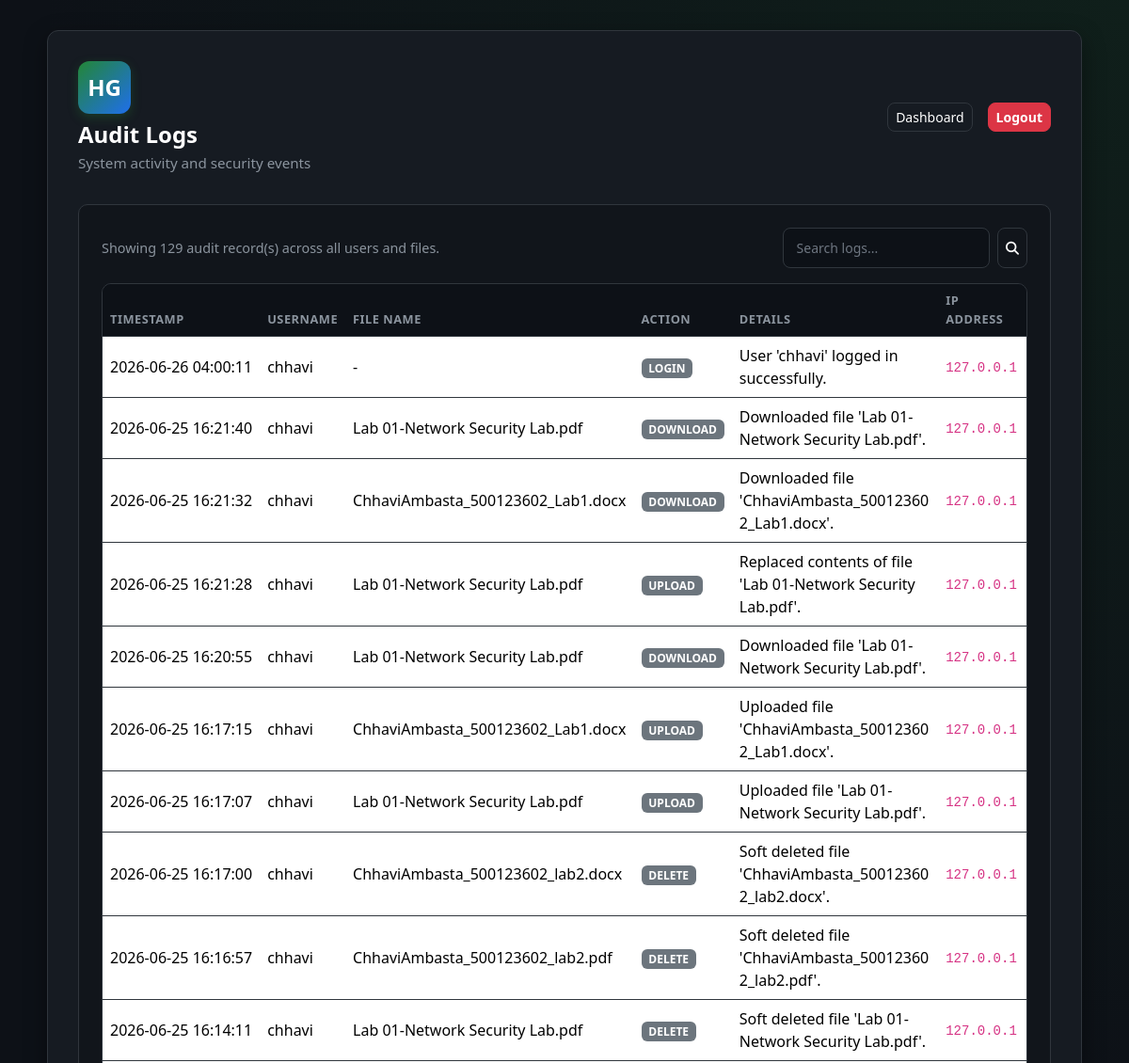
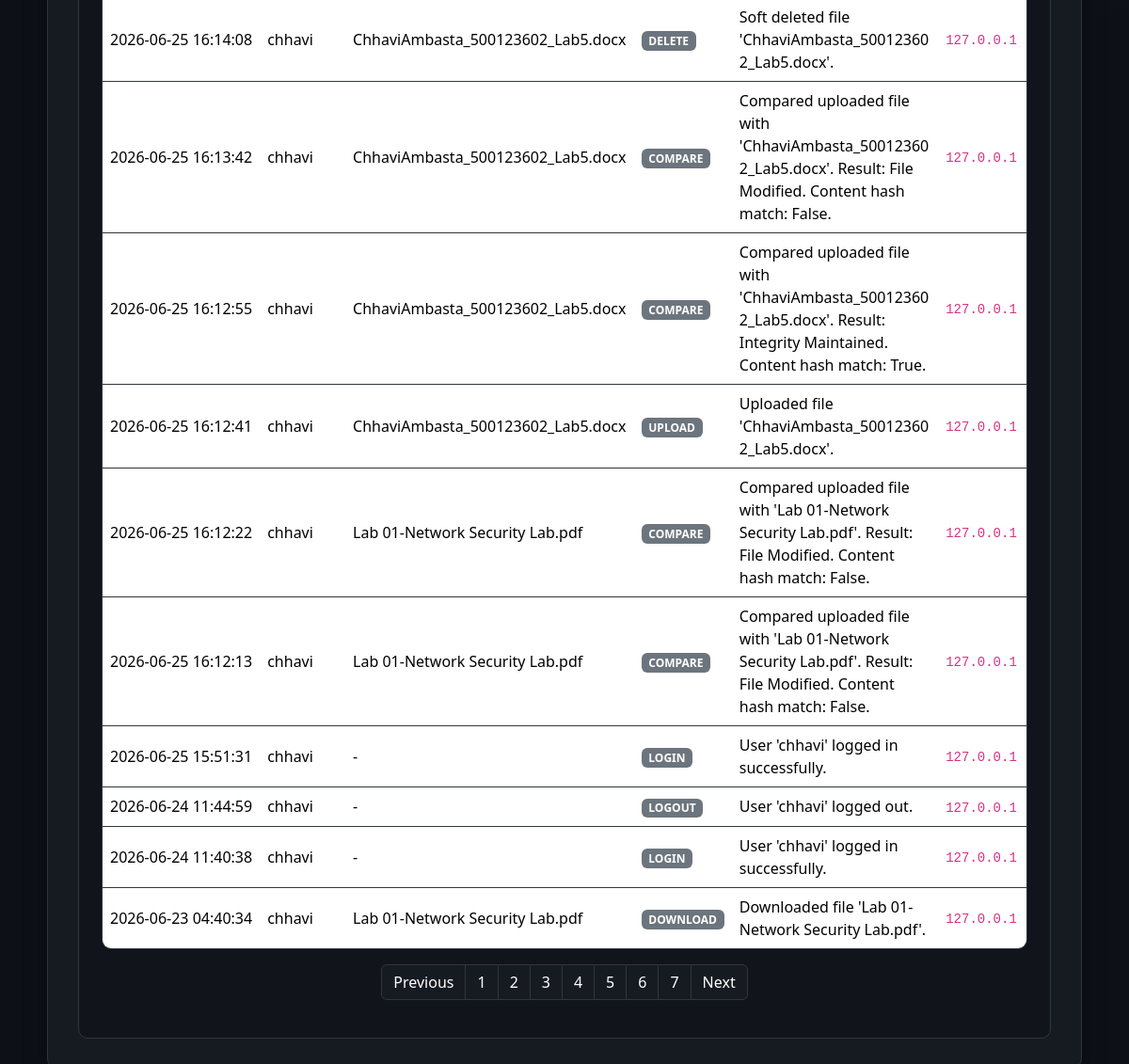
The page /audit-logs (signed in) on the database its author committed (2 pictures, top to bottom).
### tables this page shows
CREATE TABLE audit_logs (
    id INTEGER PRIMARY KEY AUTOINCREMENT,
    user_id INTEGER,
    file_id INTEGER,
    action TEXT NOT NULL,
    details TEXT,
    ip_address TEXT,
    timestamp TIMESTAMP DEFAULT CURRENT_TIMESTAMP,
    FOREIGN KEY (user_id) REFERENCES users(id),
    FOREIGN KEY (file_id) REFERENCES files(id)
);

CREATE TABLE users (
    id INTEGER PRIMARY KEY AUTOINCREMENT,
    username TEXT NOT NULL UNIQUE,
    email TEXT NOT NULL UNIQUE,
    password_hash TEXT NOT NULL,
    created_at TIMESTAMP DEFAULT CURRENT_TIMESTAMP
, security_question TEXT NOT NULL DEFAULT 'q1', security_answer_hash TEXT NOT NULL DEFAULT '', email_verified INTEGER NOT NULL DEFAULT 0, last_login TIMESTAMP, account_status TEXT NOT NULL DEFAULT 'ACTIVE', failed_attempts INTEGER NOT NULL DEFAULT 0, locked_until TIMESTAMP);

CREATE TABLE files (
    id INTEGER PRIMARY KEY AUTOINCREMENT,
    owner_id INTEGER NOT NULL,
    original_filename TEXT NOT NULL,
    stored_filename TEXT NOT NULL,
    file_extension TEXT NOT NULL,
    file_size INTEGER NOT NULL,
    mime_type TEXT NOT NULL,
    sha256_hash TEXT NOT NULL,
    upload_time TIMESTAMP DEFAULT CURRENT_TIMESTAMP,
    last_verified TIMESTAMP,
    status TEXT NOT NULL DEFAULT 'ACTIVE',
    is_deleted INTEGER NOT NULL DEFAULT 0, content_hash TEXT,
    FOREIGN KEY (owner_id) REFERENCES users(id)
);

### app.py (the view, shortened to what this page needs)
@app.route("/audit-logs")
@login_required
def audit_logs():
    conn = get_db_connection()
    try:
        search = request.args.get("search", "").strip()
        page = request.args.get("page", 1, type=int)
        per_page = 20
        offset = (page - 1) * per_page
        base_query = """
            SELECT a.id, a.timestamp, a.action, a.details, a.ip_address,
                   u.username, f.original_filename
            FROM audit_logs a
            LEFT JOIN users u ON a.user_id = u.id
            LEFT JOIN files f ON a.file_id = f.id
        """
        count_query = """
            SELECT COUNT(*) as total
            FROM audit_logs a
            LEFT JOIN users u ON a.user_id = u.id
            LEFT JOIN files f ON a.file_id = f.id
        """
        params = []
        base_query += " ORDER BY a.timestamp DESC LIMIT ? OFFSET ?"
        total_row = conn.execute(count_query, params).fetchone()
        total = total_row["total"] if total_row else 0
        total_pages = max(1, (total + per_page - 1) // per_page)
        logs = conn.execute(base_query, params + [per_page, offset]).fetchall()
    finally:
        conn.close()
    return render_template(
        "audit_logs.html",
        username=session.get("username"),
        logs=logs,
        search=search,
        page=page,
        total_pages=total_pages,
        total=total,
    )

### app.py (called while the page is built)
def get_db_connection():
    conn = sqlite3.connect(DATABASE_PATH)
    conn.row_factory = sqlite3.Row
    return conn

def utc_now():
    return datetime.utcnow()

def login_required(view_func):
    @wraps(view_func)
    def wrapped_view(*args, **kwargs):
        if "user_id" not in session:
            flash("Please log in to access the dashboard.", "warning")
            return redirect(url_for("login"))
        last_activity = session.get("last_activity")
        if last_activity and (utc_now().timestamp() - last_activity) > SESSION_TIMEOUT_SECONDS:
            session.clear()
            flash("Your session has expired due to inactivity. Please log in again.", "warning")
            return redirect(url_for("login"))
        session["last_activity"] = utc_now().timestamp()
        return view_func(*args, **kwargs)
    return wrapped_view

@app.context_processor
def inject_notifications():
    if "user_id" in session:
        conn = get_db_connection()
        try:
            notifications_list = conn.execute(
                """
                SELECT * FROM notifications
                WHERE user_id = ?
                ORDER BY created_at DESC
                LIMIT 8
                """,
                (session["user_id"],),
            ).fetchall()
            unread_count = conn.execute(
                "SELECT COUNT(*) FROM notifications WHERE user_id = ? AND is_read = 0",
                (session["user_id"],),
            ).fetchone()[0]
        finally:
            conn.close()
        return {
            "notifications": notifications_list,
            "unread_notifications_count": unread_count,
        }
    return {
        "notifications": [],
        "unread_notifications_count": 0,
    }

### templates/audit_logs.html (shortened to what this page needs)
<!DOCTYPE html>
<html lang="en">
<head>
    <link href="https://cdn.jsdelivr.net/npm/bootstrap@5.3.3/dist/css/bootstrap.min.css" rel="stylesheet">
    <link rel="stylesheet" href="https://cdnjs.cloudflare.com/ajax/libs/font-awesome/6.4.0/css/all.min.css">
    <link rel="stylesheet" href="{{ url_for('static', filename='css/style.css') }}">
</head>
<body>
    <div class="dashboard-wrapper">
        <div class="container dashboard-container">
            <div class="dashboard-card dashboard-card-wide mx-auto">
                <div class="dashboard-header">
                    <div>
                        <div class="brand-logo mb-2">HG</div>
                        <h1 class="welcome-text">Audit Logs</h1>
                        <p class="welcome-subtext">System activity and security events</p>
                    </div>
                    <div class="dashboard-actions d-flex align-items-center">
                        <a href="{{ url_for('dashboard') }}" class="btn btn-outline-light btn-sm me-2">Dashboard</a>
                        <a href="{{ url_for('logout') }}" class="btn btn-danger btn-sm">Logout</a>
                    </div>
                </div>
                <section class="dashboard-section">
                    <div class="d-flex justify-content-between align-items-center mb-3">
                        <p class="section-description mb-0">
                            Showing {{ total }} audit record(s) across all users and files.
                        </p>
                        <form action="{{ url_for('audit_logs') }}" method="GET" class="d-flex" role="search">
                            <input type="text" name="search" class="form-control form-control-sm me-2" placeholder="Search logs..." value="{{ search }}" style="width: 220px; background-color: var(--bg-primary); color: var(--text-primary); border-color: var(--border-color);">
                            <button type="submit" class="btn btn-outline-light btn-sm">
                                <i class="fa-solid fa-search"></i>
                            </button>
                        </form>
                    </div>
                    {% if logs %}
                        <div class="table-responsive files-table-wrapper">
                            <table class="table files-table align-middle">
                                <thead>
                                    <tr>
                                        <th>Timestamp</th>
                                        <th>Username</th>
                                        <th>File Name</th>
                                        <th>Action</th>
                                        <th>Details</th>
                                        <th>IP Address</th>
                                    </tr>
                                </thead>
                                <tbody>
                                    {% for log in logs %}
                                        <tr>
                                            <td style="white-space: nowrap;">{{ log.timestamp }}</td>
                                            <td>{{ log.username or 'System' }}</td>
                                            <td>{{ log.original_filename or '-' }}</td>
                                            <td><span class="badge bg-secondary">{{ log.action }}</span></td>
                                            <td style="max-width: 300px; word-break: break-word;">{{ log.details or '-' }}</td>
                                            <td><code>{{ log.ip_address or '-' }}</code></td>
                                        </tr>
                                    {% endfor %}
                                </tbody>
                            </table>
                        </div>
                        {% if total_pages > 1 %}
                            <nav aria-label="Audit log pagination" class="mt-3">
                                <ul class="pagination justify-content-center">
                                    <li class="page-item {% if page <= 1 %}disabled{% endif %}">
                                        <a class="page-link" href="{{ url_for('audit_logs', page=page-1, search=search) }}" style="background-color: var(--bg-card); border-color: var(--border-color); color: var(--text-primary);">Previous</a>
                                    </li>
                                    {% for p in range(1, total_pages + 1) %}
                                        <li class="page-item {% if p == page %}active{% endif %}">
                                            <a class="page-link" href="{{ url_for('audit_logs', page=p, search=search) }}" style="background-color: var(--bg-card); border-color: var(--border-color); color: var(--text-primary);">{{ p }}</a>
                                        </li>
                                    {% endfor %}
                                    <li class="page-item {% if page >= total_pages %}disabled{% endif %}">
                                        <a class="page-link" href="{{ url_for('audit_logs', page=page+1, search=search) }}" style="background-color: var(--bg-card); border-color: var(--border-color); color: var(--text-primary);">Next</a>
                                    </li>
                                </ul>
                            </nav>
                        {% endif %}
                    {% else %}
                        <div class="empty-state mt-3">
                            <p class="mb-0">No audit logs found.</p>
                        </div>
                    {% endif %}
                </section>
            </div>
        </div>
    </div>
</body>
</html>

### static/css/style.css (style rules this page uses)
:root { --bg-primary: #0D1117; --bg-card: #161B22; --accent: #238636; --accent-hover: #2ea043; --text-primary: #FFFFFF; --text-muted: #8B949E; --border-color: #30363D; --danger: #DA3633; --warning: #D29922; --info: #58A6FF; }
* { box-sizing: border-box; }
body { background-color: var(--bg-primary); color: var(--text-primary); font-family: "Segoe UI", Tahoma, Geneva, Verdana, sans-serif; min-height: 100vh; }
.auth-card, .dashboard-card { background-color: var(--bg-card); border: 1px solid var(--border-color); border-radius: 12px; box-shadow: 0 8px 24px rgba(0, 0, 0, 0.4); width: 100%; max-width: 440px; padding: 2rem; }
.dashboard-card { max-width: 720px; }
.dashboard-card-wide { max-width: 1100px; }
.dashboard-container { max-width: 1200px; }
.brand-logo { width: 56px; height: 56px; background: linear-gradient(135deg, var(--accent), #1f6feb); border-radius: 12px; display: inline-flex; align-items: center; justify-content: center; font-size: 1.5rem; font-weight: 700; margin-bottom: 0.75rem; box-shadow: 0 4px 12px rgba(35, 134, 54, 0.3); }
.form-control { background-color: var(--bg-primary); border: 1px solid var(--border-color); color: var(--text-primary); border-radius: 8px; padding: 0.65rem 0.85rem; transition: border-color 0.2s ease, box-shadow 0.2s ease; }
.form-control::placeholder { color: #6E7681; }
.btn-outline-light { border-radius: 8px; border-color: var(--border-color); color: var(--text-primary); font-weight: 500; }
.btn-danger { border-radius: 8px; font-weight: 600; }
.dashboard-wrapper { min-height: 100vh; padding: 2rem 1rem; background: radial-gradient(circle at top right, rgba(35, 134, 54, 0.12), transparent 45%), var(--bg-primary); }
.dashboard-header { display: flex; align-items: center; justify-content: space-between; margin-bottom: 2rem; flex-wrap: wrap; gap: 1rem; }
.welcome-text { font-size: 1.5rem; font-weight: 600; margin-bottom: 0.25rem; }
.welcome-subtext { color: var(--text-muted); font-size: 0.95rem; margin-bottom: 0; }
.dashboard-section { background-color: rgba(13, 17, 23, 0.55); border: 1px solid var(--border-color); border-radius: 10px; padding: 1.5rem; }
.section-description { color: var(--text-muted); font-size: 0.9rem; margin-bottom: 1rem; }
.dashboard-actions { display: flex; gap: 0.5rem; flex-wrap: wrap; }
.files-table-wrapper { border: 1px solid var(--border-color); border-radius: 10px; overflow: hidden; }
.files-table { margin-bottom: 0; color: var(--text-primary); }
.files-table thead th { background-color: var(--bg-primary); border-bottom: 1px solid var(--border-color); color: var(--text-muted); font-size: 0.8rem; text-transform: uppercase; letter-spacing: 0.04em; }
.files-table tbody td { border-bottom: 1px solid var(--border-color); vertical-align: middle; }
.files-table tbody tr:last-child td { border-bottom: none; }

### rows shown on the page
audit_logs: timestamp "2026-06-26 04:00:11", username "chhavi", original_filename "-", action "LOGIN", details "User 'chhavi' logged in successfully.", ip_address "127.0.0.1"
audit_logs: timestamp "2026-06-25 16:21:40", username "chhavi", original_filename "Lab 01-Network Security Lab.pdf", action "DOWNLOAD", details "Downloaded file 'Lab 01-Network Security Lab.pdf'.", ip_address "127.0.0.1"
audit_logs: timestamp "2026-06-25 16:21:32", username "chhavi", original_filename "ChhaviAmbasta_500123602_Lab1.docx", action "DOWNLOAD", details "Downloaded file 'ChhaviAmbasta_500123602_Lab1.docx'.", ip_address "127.0.0.1"
audit_logs: timestamp "2026-06-25 16:21:28", username "chhavi", original_filename "Lab 01-Network Security Lab.pdf", action "UPLOAD", details "Replaced contents of file 'Lab 01-Network Security Lab.pdf'.", ip_address "127.0.0.1"
audit_logs: timestamp "2026-06-25 16:20:55", username "chhavi", original_filename "Lab 01-Network Security Lab.pdf", action "DOWNLOAD", details "Downloaded file 'Lab 01-Network Security Lab.pdf'.", ip_address "127.0.0.1"
audit_logs: timestamp "2026-06-25 16:17:15", username "chhavi", original_filename "ChhaviAmbasta_500123602_Lab1.docx", action "UPLOAD", details "Uploaded file 'ChhaviAmbasta_500123602_Lab1.docx'.", ip_address "127.0.0.1"
audit_logs: timestamp "2026-06-25 16:17:07", username "chhavi", original_filename "Lab 01-Network Security Lab.pdf", action "UPLOAD", details "Uploaded file 'Lab 01-Network Security Lab.pdf'.", ip_address "127.0.0.1"
audit_logs: timestamp "2026-06-25 16:17:00", username "chhavi", original_filename "ChhaviAmbasta_500123602_lab2.docx", action "DELETE", details "Soft deleted file 'ChhaviAmbasta_500123602_lab2.docx'.", ip_address "127.0.0.1"
audit_logs: timestamp "2026-06-25 16:16:57", username "chhavi", original_filename "ChhaviAmbasta_500123602_lab2.pdf", action "DELETE", details "Soft deleted file 'ChhaviAmbasta_500123602_lab2.pdf'.", ip_address "127.0.0.1"
audit_logs: timestamp "2026-06-25 16:14:11", username "chhavi", original_filename "Lab 01-Network Security Lab.pdf", action "DELETE", details "Soft deleted file 'Lab 01-Network Security Lab.pdf'.", ip_address "127.0.0.1"
audit_logs: timestamp "2026-06-25 16:14:08", username "chhavi", original_filename "ChhaviAmbasta_500123602_Lab5.docx", action "DELETE", details "Soft deleted file 'ChhaviAmbasta_500123602_Lab5.docx'.", ip_address "127.0.0.1"
audit_logs: timestamp "2026-06-25 16:13:42", username "chhavi", original_filename "ChhaviAmbasta_500123602_Lab5.docx", action "COMPARE", details "Compared uploaded file with 'ChhaviAmbasta_500123602_Lab5.docx'. Result: File Modified. Content hash match: False.", ip_address "127.0.0.1"
audit_logs: timestamp "2026-06-25 16:12:55", username "chhavi", original_filename "ChhaviAmbasta_500123602_Lab5.docx", action "COMPARE", details "Compared uploaded file with 'ChhaviAmbasta_500123602_Lab5.docx'. Result: Integrity Maintained. Content hash match: True.", ip_address "127.0.0.1"
audit_logs: timestamp "2026-06-25 16:12:41", username "chhavi", original_filename "ChhaviAmbasta_500123602_Lab5.docx", action "UPLOAD", details "Uploaded file 'ChhaviAmbasta_500123602_Lab5.docx'.", ip_address "127.0.0.1"
audit_logs: timestamp "2026-06-25 16:12:22", username "chhavi", original_filename "Lab 01-Network Security Lab.pdf", action "COMPARE", details "Compared uploaded file with 'Lab 01-Network Security Lab.pdf'. Result: File Modified. Content hash match: False.", ip_address "127.0.0.1"
audit_logs: timestamp "2026-06-25 16:12:13", username "chhavi", original_filename "Lab 01-Network Security Lab.pdf", action "COMPARE", details "Compared uploaded file with 'Lab 01-Network Security Lab.pdf'. Result: File Modified. Content hash match: False.", ip_address "127.0.0.1"
audit_logs: timestamp "2026-06-25 15:51:31", username "chhavi", original_filename "-", action "LOGIN", details "User 'chhavi' logged in successfully.", ip_address "127.0.0.1"
audit_logs: timestamp "2026-06-24 11:44:59", username "chhavi", original_filename "-", action "LOGOUT", details "User 'chhavi' logged out.", ip_address "127.0.0.1"
audit_logs: timestamp "2026-06-24 11:40:38", username "chhavi", original_filename "-", action "LOGIN", details "User 'chhavi' logged in successfully.", ip_address "127.0.0.1"
audit_logs: timestamp "2026-06-23 04:40:34", username "chhavi", original_filename "Lab 01-Network Security Lab.pdf", action "DOWNLOAD", details "Downloaded file 'Lab 01-Network Security Lab.pdf'.", ip_address "127.0.0.1"

### other values the page prints
{{ total }} "129"
{{ p }} "1" "2" "3" "4" "5" "6" "7"
